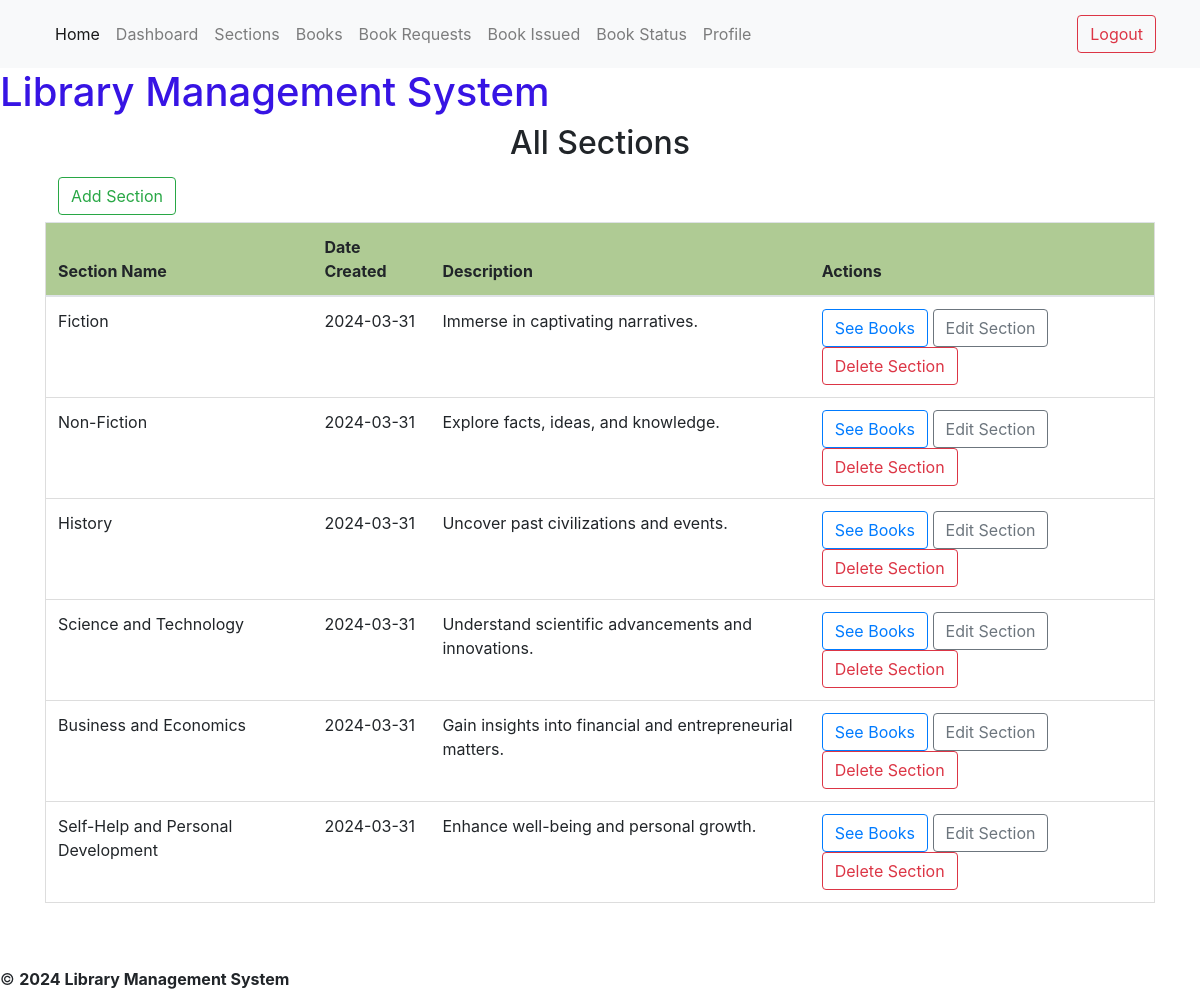
/admin/show/section (signed in), run on the app's committed database.
### models.py (models this page shows)
class Section(db.Model):
    id = db.Column(db.Integer, primary_key=True)
    name = db.Column (db.String(255), nullable=False)
    date_created = db.Column(db.Date, nullable=False)
    description = db.Column(db.Text)

### routes.py (the view)
@app.route('/admin/show/section') # route for admin to see all the sections
@check_return_and_revoke
@admin_required
def admin_section_show():
    sections = Section.query.all()
    return render_template('show_section.html', sections=sections)

### routes.py (called while the page is built)
def check_return_and_revoke(func):
    @wraps(func)
    def wrapper(*args, **kwargs):
        issues = BookIssue.query.filter_by(approved='Accepted').all()
        for issue in issues:
            if datetime.now().date() > issue.return_date:
                issue.approved = 'Revoked'
                issue.return_date = datetime.now().date()
                db.session.commit()
        return func(*args, **kwargs)
    return wrapper

def admin_required(func):
    @wraps(func)
    def check(*args, **kwargs):
        if 'user_id' not in session:
            flash('Please login to continue')
            return redirect(url_for('login'))
        user = User.query.get(session['user_id'])
        if not user.is_admin:
            flash('You are not authorized to access this page')
            return redirect(url_for('index'))
        return func(*args, **kwargs)
    return check

### templates/show_section.html (shortened to what this page needs)
{% extends 'admin_base.html' %}
{% block content %}
<h2 style="text-align: center;">All Sections</h2>
<button class="btn btn-link"><a href="{{ url_for('add_section') }}" class="btn btn-outline-success">Add Section</a></button>
<table class="table">
   <thead>
      <tr>
         <th>Section Name</th>
         <th>Date Created</th>
         <th>Description</th>
         <th>Actions</th>
      </tr>
   </thead>
   <tbody>
      {% for section in sections %}
      <tr>
         <td>{{section.name}}</td>
         <td>{{section.date_created}}</td>
         <td>{{section.description}}</td>
         <td>
            <a href="{{url_for('show_section', id=section.id)}}" class="btn btn-outline-primary">
               See Books
            </a>
            <a href="{{url_for('edit_section', id=section.id)}}" class="btn btn-outline-secondary">
               Edit Section
            </a>
            <a href="{{url_for('delete_section', id=section.id)}}" class="btn btn-outline-danger">
               Delete Section
            </a>
         </td>
      </tr>
      {% endfor %}
   </tbody>
</table>
{% endblock %}

### static/css/styles.css (style rules this page uses)
.table { width: 100%; border: 1px solid #ddd; }
.table th, .table td { padding: 8px; border-bottom: 1px solid #ddd; }
.table th { background-color: #afcb94; font-weight: bold; text-align: left; }

### data on the page
Section: name "Fiction", date_created "2024-03-31", description "Immerse in captivating narratives."
Section: name "Non-Fiction", date_created "2024-03-31", description "Explore facts, ideas, and knowledge."
Section: name "History", date_created "2024-03-31", description "Uncover past civilizations and events."
Section: name "Science and Technology", date_created "2024-03-31", description "Understand scientific advancements and innovations."
Section: name "Business and Economics", date_created "2024-03-31", description "Gain insights into financial and entrepreneurial matters."
Section: name "Self-Help and Personal Development", date_created "2024-03-31", description "Enhance well-being and personal growth."
